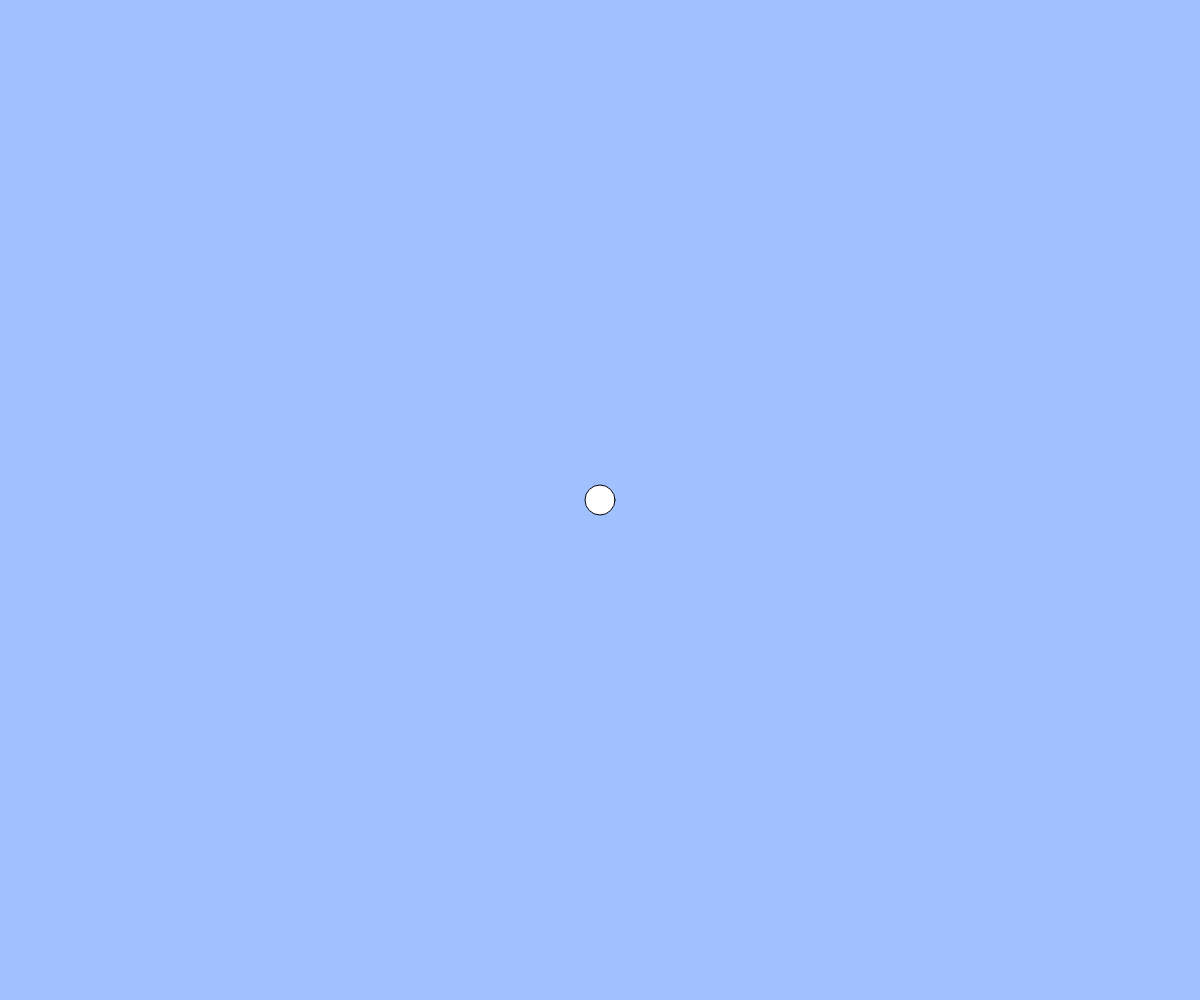
Frame 1 (no input)
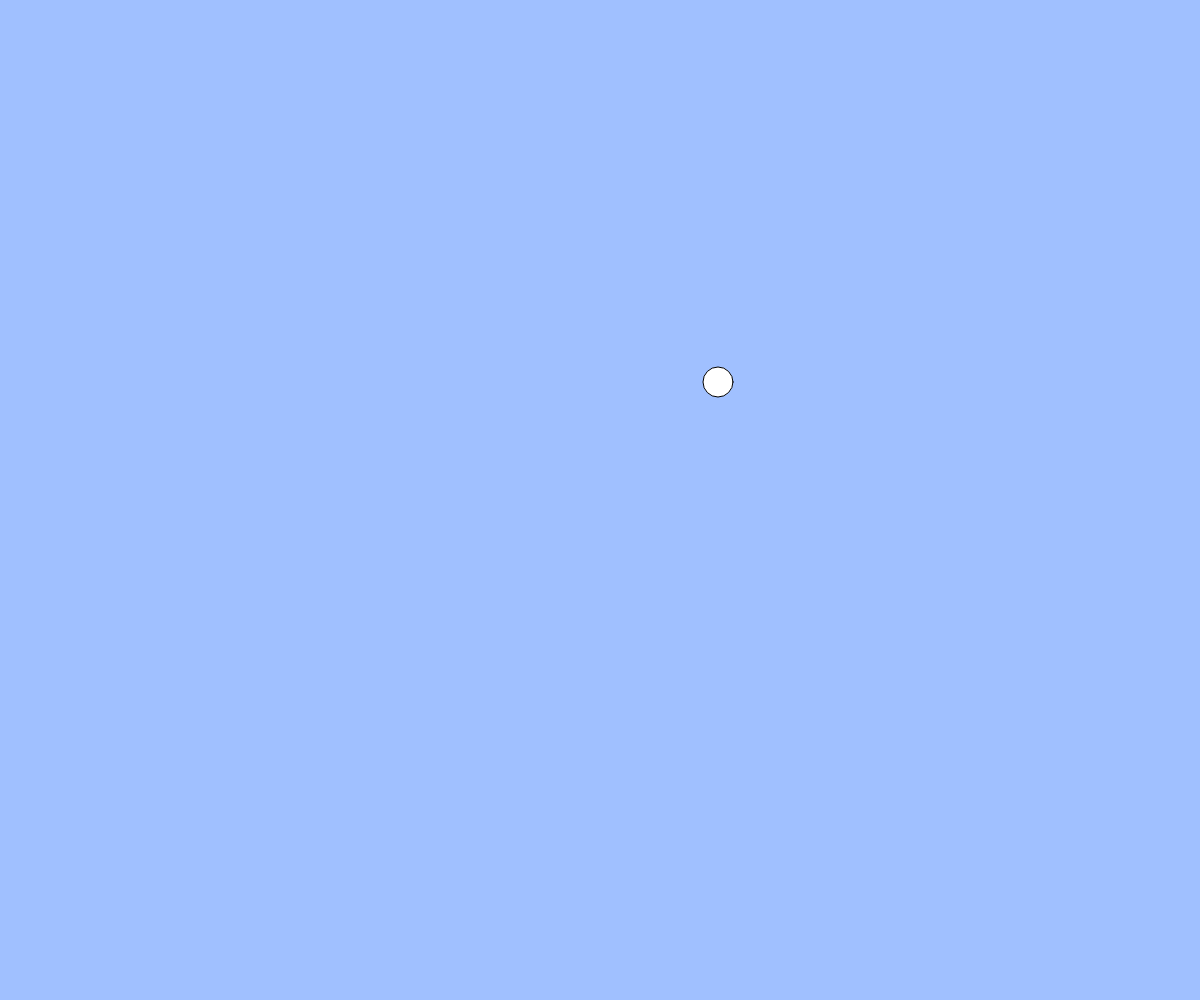
Frame 60 (no input)
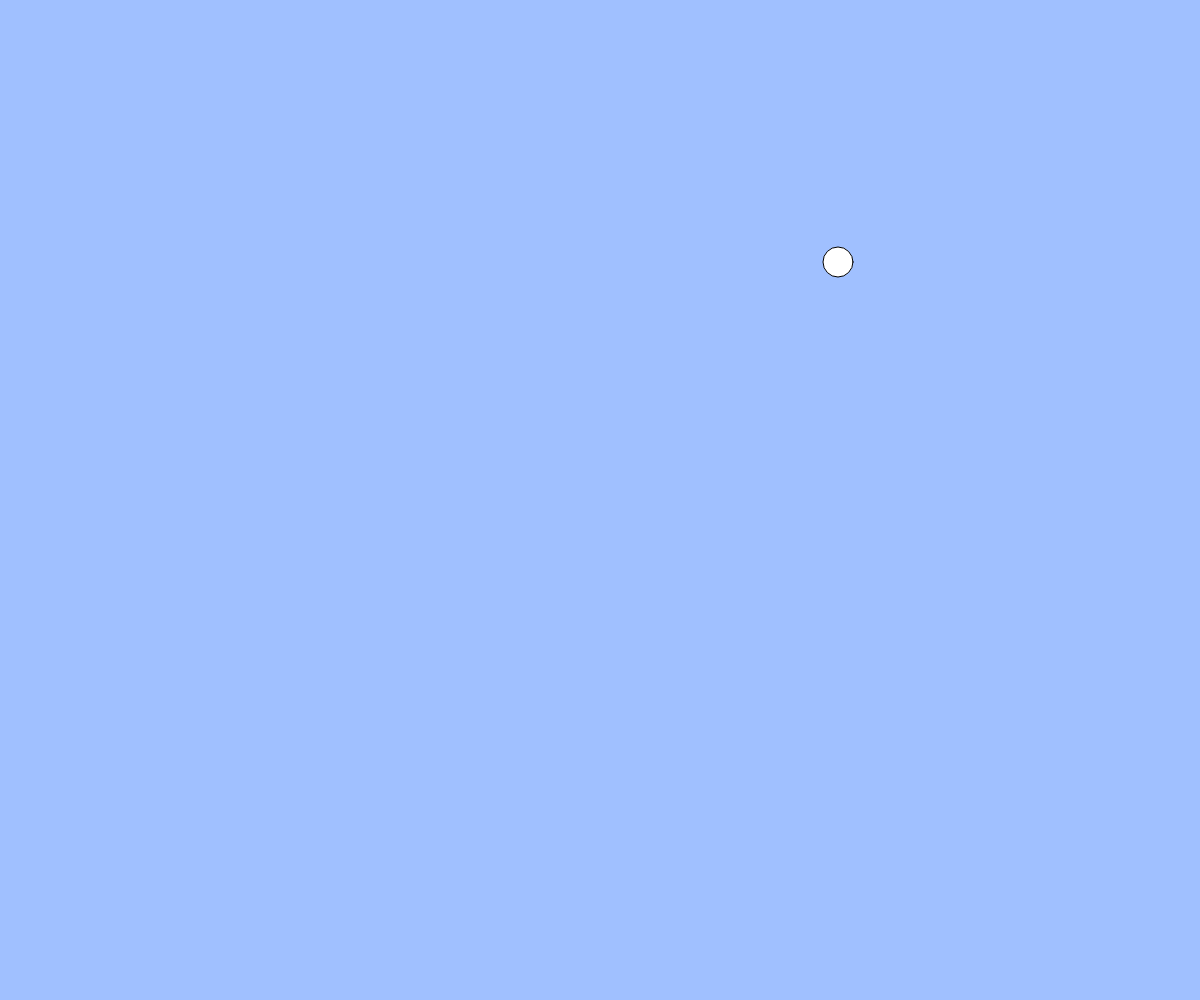
Frame 120 (the mouse pressed at the canvas centre since frame 60)

The p5.js sketch that drew these frames (run headless with seeded random() and noise() and a simulated clock; from frame 60 on, the mouse is pressed at the canvas centre):

// p5.js sketch
// ── sketch.js
let x,y;

function setup(){
  createCanvas(windowWidth, windowHeight);
  x=width/2;
  y=height/2;
}
function draw() {
  background(160,192,255);
  ellipse(x,y,30);
  x += 2;
  y -= 2;
  if(x>width){x=0;}
  else if(x<0){x=width;}
  if(y>height){y=0;}
  if(y<0){y=height;}
}
